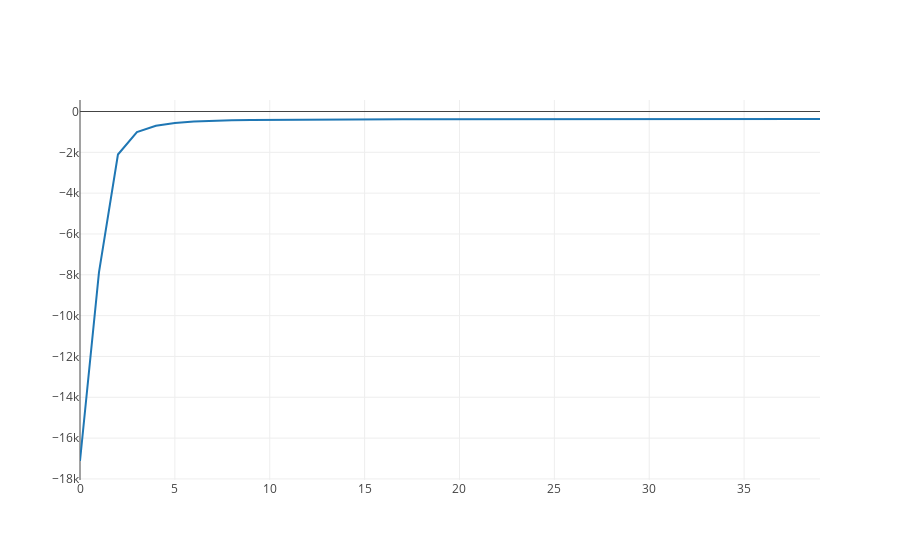

Notebook source saved alongside this figure:
### Code cell
iplot([go.Scatter(x = range(len(inf_svi.elbos)), y = inf_svi.elbos)])

### Figure 1 — Plotly figure (JSON) as saved in the notebook; plotly's stock layout.template omitted (floating-point values rounded to 4 significant figures)
{"data": [{"type": "scatter", "x": [0, 1, 2, 3, 4, 5, 6, 7, 8, 9, 10, 11, 12, 13, 14, 15, 16, 17, 18, 19, 20, 21, 22, 23, 24, 25, 26, 27, 28, 29, 30, 31, 32, 33, 34, 35, 36, 37, 38, 39], "y": [-17120.0, -7884.0, -2106.0, -1006.0, -697.9, -566.2, -494.0, -452.1, -427.4, -411.5, -403.1, -393.9, -388.4, -382.5, -378.9, -379.9, -378.4, -375.7, -376.1, -374.3, -374.9, -373.6, -372.1, -371.7, -372.4, -372.6, -372.5, -371.8, -371.0, -370.8, -370.3, -372.8, -371.2, -369.0, -367.1, -369.5, -371.3, -371.5, -369.6, -372.3]}], "layout": {}}
